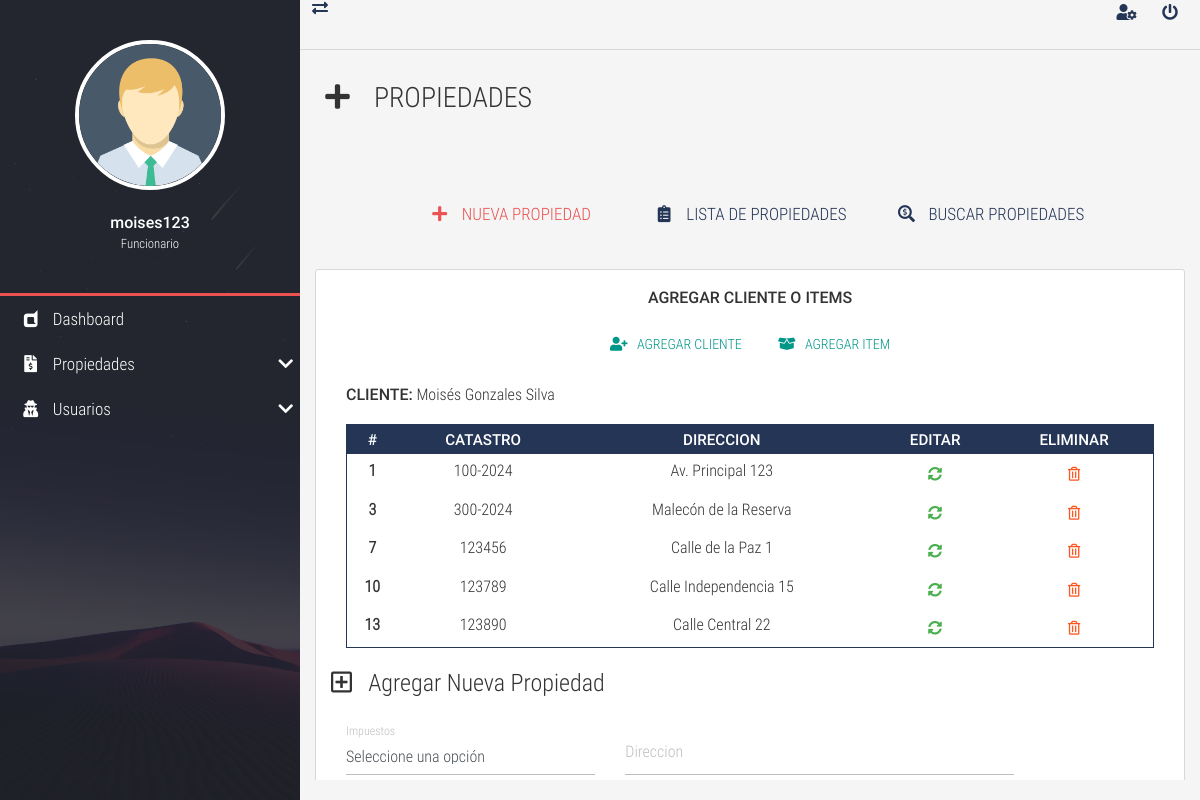
Screenshot of /tarea2/user-prop.php?id_a=1 (signed in) with the database file from the repository.
### tables this page shows
CREATE TABLE `personas` (
  `id_persona` int(11) NOT NULL,
  `nombre` varchar(100) NOT NULL,
  `paterno` varchar(100) NOT NULL,
  `materno` varchar(100) NOT NULL,
  `dni` varchar(20) NOT NULL,
  `direccion` varchar(255) DEFAULT NULL,
  `distrito_id` int(11) DEFAULT NULL,
  `zona_id` int(11) DEFAULT NULL,
  `user` varchar(50) NOT NULL,
  `password` varchar(255) NOT NULL,
  `rol` tinyint(4) NOT NULL
);

CREATE TABLE `propiedades` (
  `id_propiedad` int(11) NOT NULL,
  `cod_catastral` varchar(50) NOT NULL,
  `direccion` varchar(255) NOT NULL,
  `id_persona` int(11) DEFAULT NULL
);

### tarea2/user-prop.php (the view, shortened to what this page needs)
<?php
    include 'conexion.php';
    $id = $_GET['id_a'];
    $sql = "SELECT * FROM personas WHERE id_persona = '$id'";
    $resultado = mysqli_query($con, $sql);
    $fila = mysqli_fetch_array($resultado);
    $sql2 = "SELECT * FROM propiedades WHERE id_persona = '$id'";
    $resultado2 = mysqli_query($con, $sql2);
?>
<html lang="es">
<head>
    <?php include "cabecera.php" ?>
        <section class="full-box page-content">
            <nav class="full-box navbar-info">
                <a href="#" class="float-left show-nav-lateral">
                    <i class="fas fa-exchange-alt"></i>
                </a>
                <a href="user-update.html">
                    <i class="fas fa-user-cog"></i>
                </a>
                <a href="#" class="btn-exit-system">
                    <i class="fas fa-power-off"></i>
                </a>
            </nav>
            <div class="full-box page-header">
                <h3 class="text-left">
                    <i class="fas fa-plus fa-fw"></i> &nbsp; PROPIEDADES
                </h3>
            </div>
            <div class="container-fluid">
                <ul class="full-box list-unstyled page-nav-tabs">
                    <li>
                        <a class="active" href="reservation-new.html"><i class="fas fa-plus fa-fw"></i> &nbsp; NUEVA PROPIEDAD</a>
                    </li>
                    <li>
                        <a href="reservation-list.html"><i class="fas fa-clipboard-list fa-fw"></i> &nbsp; LISTA DE PROPIEDADES</a>
                    </li>
                    <li>
                        <a href="reservation-search.html"><i class="fas fa-search-dollar fa-fw"></i> &nbsp; BUSCAR PROPIEDADES</a>
                    </li>
                </ul>
            </div>
            <div class="container-fluid">
            	<div class="container-fluid form-neon">
                    <div class="container-fluid">
                        <p class="text-center roboto-medium">AGREGAR CLIENTE O ITEMS</p>
                        <p class="text-center">
                            <button type="button" class="btn btn-primary" data-toggle="modal" data-target="#ModalCliente"><i class="fas fa-user-plus"></i> &nbsp; Agregar cliente</button>
                            <button type="button" class="btn btn-primary" data-toggle="modal" data-target="#ModalItem"><i class="fas fa-box-open"></i> &nbsp; Agregar item</button>
                        </p>
                        <div>
                            <span class="roboto-medium">CLIENTE:</span>
                  			<form action="" style="display: inline-block !important;">
                            	<?php echo htmlspecialchars($fila['nombre'] . ' ' . $fila['paterno'] . ' ' . $fila['materno']); ?>
                            </form>
                        </div>
                        <div class="table-responsive">
                            <table class="table table-dark table-sm">
                                <thead>
                                    <tr class="text-center roboto-medium">
                                        <th>#</th>
                                        <th>CATASTRO</th>
                                        <th>DIRECCION</th>
                                        <th>EDITAR</th>
                                        <th>ELIMINAR</th>
                                    </tr>
                                </thead>
                                <tbody>
                                    <?php
                                        while ($fila2 = mysqli_fetch_array($resultado2)) {
                                            echo '<tr class="text-center">';
                                            echo '<th>' . $fila2['id_propiedad'] . '</th>';
                                            echo '<td>' . $fila2['cod_catastral'] . '</td>';
                                            echo '<td>' . $fila2['direccion'] . '</td>';
                                            echo '<td>
                                                    <a href="user_update.php?id_a=' . $fila['id_persona'] . '" class="btn btn-success">
                                                        <i class="fas fa-sync-alt"></i>
                                                    </a>
                                                  </td>';
                                            echo '<td>
                                                    <a href="eliminar-prop.php?id_a=' . $fila2['id_propiedad'] . '" class="btn btn-warning">
                                                        <i class="far fa-trash-alt"></i>
                                                    </a>
                                                  </td>';
                                            echo '</tr>';
                                        }
                                    ?>
                                </tbody>
                            </table>
                        </div>
                    </div>
					<form action="agregar-prop.php" method="POST" autocomplete="off">
						<fieldset>
							<legend><i class="far fa-plus-square"></i> &nbsp; Agregar Nueva Propiedad</legend>
							<div class="container-fluid">
								<div class="row">
									<div class="col-12 col-md-4">
	                                    <div class="form-group">
	                                        <label for="prestamo_estado" class="bmd-label-floating">Impuestos</label>
	                                        <select class="form-control" name="item_impuesto" id="item_estado">
	                                            <option value="" selected="" disabled="">Seleccione una opción</option>
	                                        </select>
	                                    </div>
	                                </div>
	                                <div class="col-12 col-md-6">
	                                    <div class="form-group">
	                                        <label for="prestamo_pagado" class="bmd-label-floating">Direccion</label>
	                                        <input type="text" pattern="[a-zA-z0-9áéíóúÁÉÍÓÚñÑ#() ]{1,400}" class="form-control" name="prop_direccion" id="prestamo_pagadon" maxlength="100">
	                                    </div>
	                                </div>
								</div>
							</div>
						</fieldset>
						<br><br><br>
					</form>
            	</div>
			</div>
        </section>
    </main>
</body>
</html>

### tarea2/css/all.css (style rules this page uses)
.fa, .fas, .far, .fal, .fab { -moz-osx-font-smoothing: grayscale; -webkit-font-smoothing: antialiased; display: inline-block; font-style: normal; font-variant: normal; text-rendering: auto; line-height: 1; }
.fa-fw { text-align: center; width: 1.25em; }
.fa-box-open:before { content: "\f49e"; }
.fa-clipboard-list:before { content: "\f46d"; }
.fa-exchange-alt:before { content: "\f362"; }
.fa-plus:before { content: "\f067"; }
.fa-plus-square:before { content: "\f0fe"; }
.fa-power-off:before { content: "\f011"; }
.fa-search-dollar:before { content: "\f688"; }
.fa-sync-alt:before { content: "\f2f1"; }
.fa-trash-alt:before { content: "\f2ed"; }
.fa-user-cog:before { content: "\f4fe"; }
.fa-user-plus:before { content: "\f234"; }
.far { font-family: 'Font Awesome 5 Free'; font-weight: 400; }
.fa, .fas { font-family: 'Font Awesome 5 Free'; font-weight: 900; }

### tarea2/css/style.css (style rules this page uses)
:root { --color-one: #F5F5F5; --color-two: #24292E; --color-three: #EC5252; --form-color: #14111A; --accent-color: #253556; --border-color: #D8D8D8; }
body,html { font-family: 'roboto_condensed_light'; width: 100vw; height: 100vh; background-color: var(--color-one); color: #333; font-size: 16px; }
.full-box { margin: 0; padding: 0; box-sizing: border-box; width: 100%; }
.form-neon { border: 1px solid var(--border-color); background-color: #FFF; padding: 15px; border-radius: 3px; }
.page-header { padding: 30px 20px 60px 20px; }
.page-header > :nth-child(1) { padding-bottom: 7px; }
.page-nav-tabs { display: flex; justify-content: center; flex-wrap: wrap; margin-bottom: 30px; }
.page-nav-tabs li, .page-nav-tabs li a { height: 40px; line-height: 40px; }
.page-nav-tabs li { margin: 5px 20px; }
.page-nav-tabs li a { color: var(--accent-color); font-size: 17px; min-width: 200px; width: auto; display: block; text-align: center; user-select: none; transition: all .2s ease-in-out; border-bottom: 2px solid transparent; }
.page-nav-tabs li a.active { color: var(--color-three); cursor: none; pointer-events: none; }
.table .btn { margin-bottom: 0; }
.table thead th { color: #FFF; }
.table tbody tr { color: #333; transition: all .2s ease-in-out; }
.table-dark, .table { background-color: #fff; }
.table-dark { border: 1px solid var(--accent-color); }
.table-dark thead tr { background-color: var(--accent-color); }
.table-dark td, .table-dark thead th, .table-dark th { border: none; }
.roboto-medium { font-family: 'roboto_medium_regular'; }
.page-content, .nav-lateral { height: 100%; overflow: hidden; }
.page-content { position: relative; padding-left: 300px; transition: all .2s ease-in-out; padding-bottom: 20px; }
.navbar-info { height: 50px; border-bottom: 1px solid var(--border-color); text-align: right; padding-right: 10px; }
.navbar-info a { color: var(--accent-color); height: 50px; min-width: 40px; text-align: center; line-height: 50px; display: inline-block; transition: all .2s ease-out; user-select: none; }

### rows the page displays
personas: nombre+paterno+materno "Moisés Gonzales Silva"
propiedades: id_propiedad "1", cod_catastral "100-2024", direccion "Av. Principal 123"
propiedades: id_propiedad "3", cod_catastral "300-2024", direccion "Malecón de la Reserva"
propiedades: id_propiedad "7", cod_catastral "123456", direccion "Calle de la Paz 1"
propiedades: id_propiedad "10", cod_catastral "123789", direccion "Calle Independencia 15"
propiedades: id_propiedad "13", cod_catastral "123890", direccion "Calle Central 22"

### other values shown
$usuario "moises123"
$tipo_rol "Funcionario"
